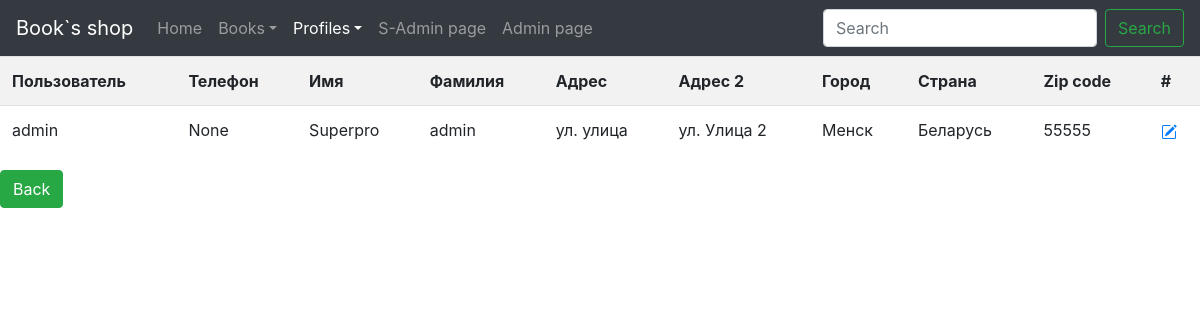
The page /profiles/detail/1 (signed in) on the database as committed earlier.
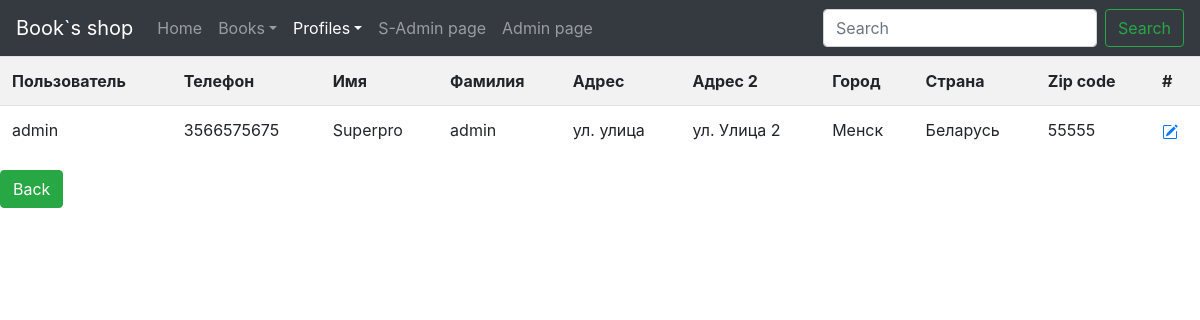
The same page on the database as committed later.
### profiles/models.py (models this page shows, shortened)
class Profile(models.Model):
    user=models.OneToOneField(
        User,
        related_name='user',
        on_delete=models.CASCADE,
        null=True,
        blank=True
    )
    username=models.CharField(
        verbose_name="Имя пользователя",
        max_length=100,
        default=''
    )
    phone=models.CharField(
        verbose_name="Телефон",
        max_length=15,
        null=True,
        blank=True,
        default="375290000000"
    )
    first_name = models.CharField(
        verbose_name="Имя",
        max_length=128,
        blank=True)
    last_name = models.CharField(
        verbose_name="Фамилия",
        max_length=128,
        blank=True)
    address_1 = models.CharField(
        verbose_name="Адресс 1",
        max_length=128,
        blank=True)
    address_2 = models.CharField(
        verbose_name="Адресс 2",
        max_length=128,
        blank=True)
    city = models.CharField(
        verbose_name="Город",
        max_length=64,
        default="Минск",
        blank=True
        )
    county = models.CharField(
        verbose_name="Страна",
        max_length=64,
        default="Беларусь",
        blank=True
        )
    zip_code = models.CharField(
        verbose_name="Почтовый индекс",
        max_length=5,
        default="23555",
        blank=True
        )

### profiles/views.py (the view)
# urls.py: path('detail/<int:pk>', views.ProfilesDetail.as_view(),name='detail')
class ProfilesDetail(LoginRequiredMixin,DetailView):
    model= Profile
    template_name='profiles/detail.html'
    def get_context_data(self, **kwargs):
        c= super().get_context_data(**kwargs)
        try:
            user=self.request.user
            prof_user=Profile.objects.get(username=user)
            print(user)
            print(prof_user.pk)
            c['prof_user']=prof_user.pk
        except Profile.DoesNotExist:
            prof_user=None
        return c

### profiles/templates/profiles/detail.html (shortened to what this page needs)
{% extends "base.html" %}
{% load crispy_forms_tags %}
        {% block profiles_active%}
          <a class="nav-link dropdown-toggle active" href="{% url 'CRUDL_profiles:detail' prof_user %}" id="dropdown01" data-toggle="dropdown" aria-haspopup="true" aria-expanded="true">Profiles</a>
          {% endblock profiles_active %}
{% block main %}
<body>
            <table class="table table-striped" width="100%" >
                    <tr>
                        <th>Пользователь</th><th>Телефон</th><th>Имя</th><th>Фамилия</th><th>Адрес</th><th>Адрес 2</th></th><th>Город</th><th>Страна</th><th>Zip code</th><th>#</th>
                    </tr>
                <tr>
                    <td>{{object.username}}</td>
                    <td>{{object.phone}}</td>
                    <td>{{object.first_name}}</td>
                    <td>{{object.last_name}}</td>
                    <td>{{object.address_1}}</td>
                    <td>{{object.address_2}}</td>
                    <td>{{object.city}}</td>
                    <td>{{object.county}}</td>
                    <td>{{object.zip_code}}</td>
                    <td><a href="{% url 'CRUDL_profiles:update' object.pk %}"></a></td>
                </tr>
            </table>
        <a class="btn btn-success" href="{% url 'home_page'%}">Back </a>
</body>
{% endblock main %}

Rows that differ between the two databases and show on the page:
changed Profile "admin": phone "None" → "3566575675"
